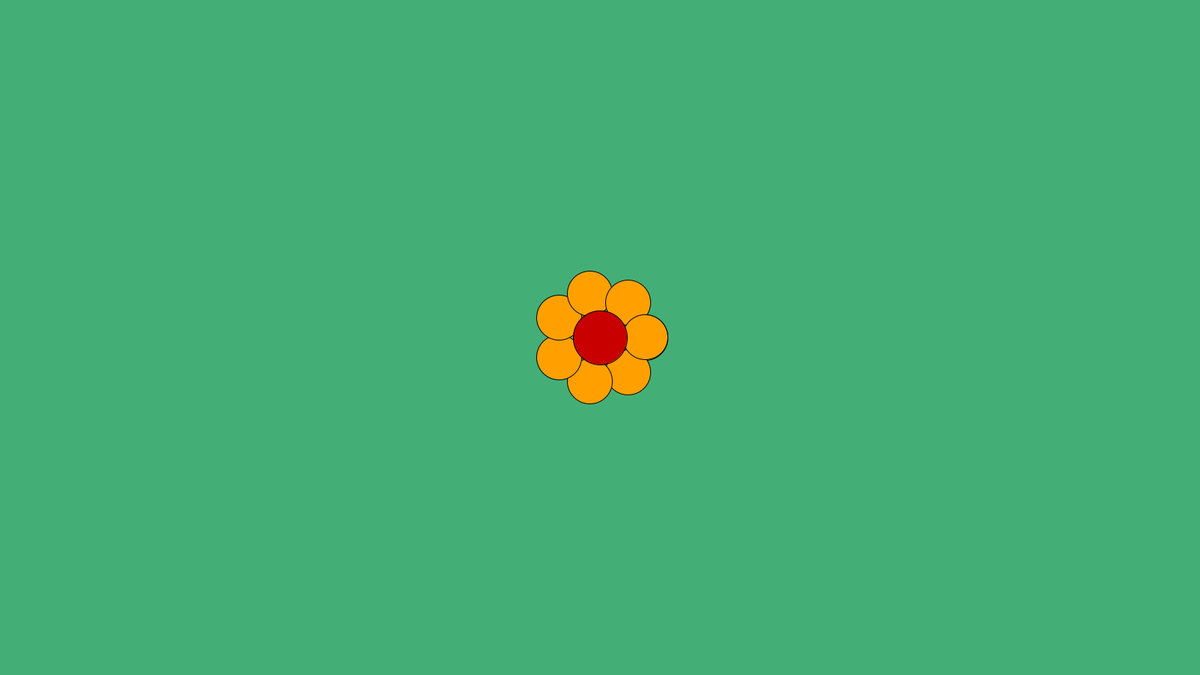
Frame 1 (no input)
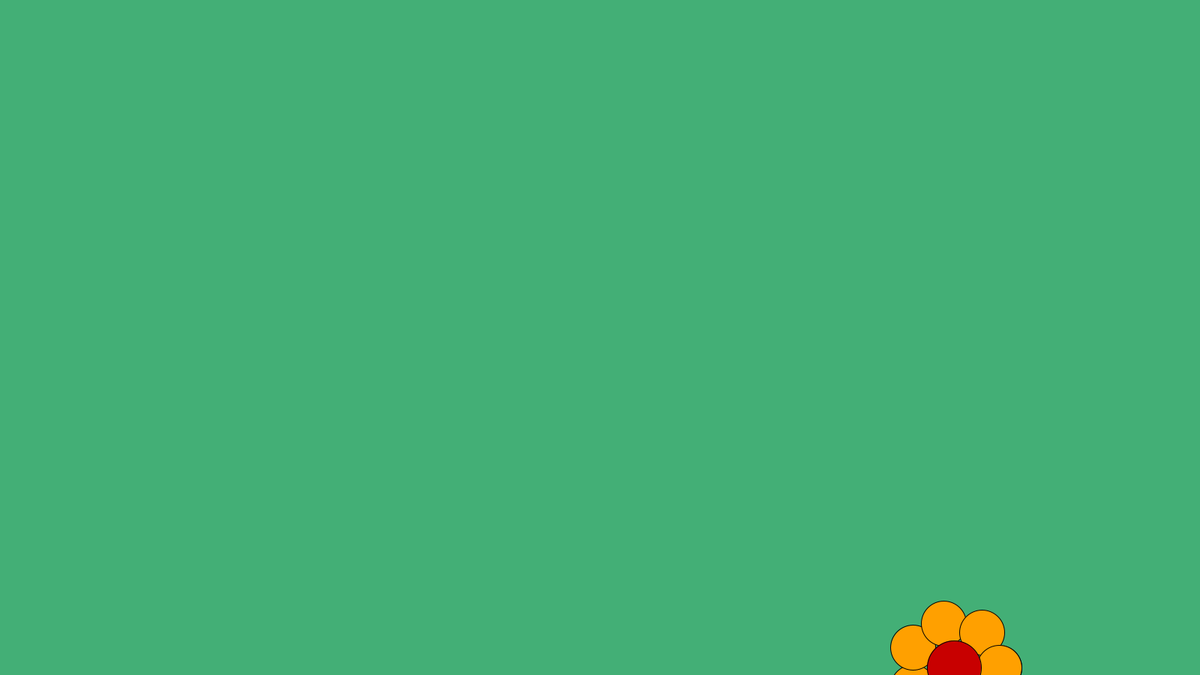
Frame 60 (the mouse pressed at the canvas centre just before this capture)
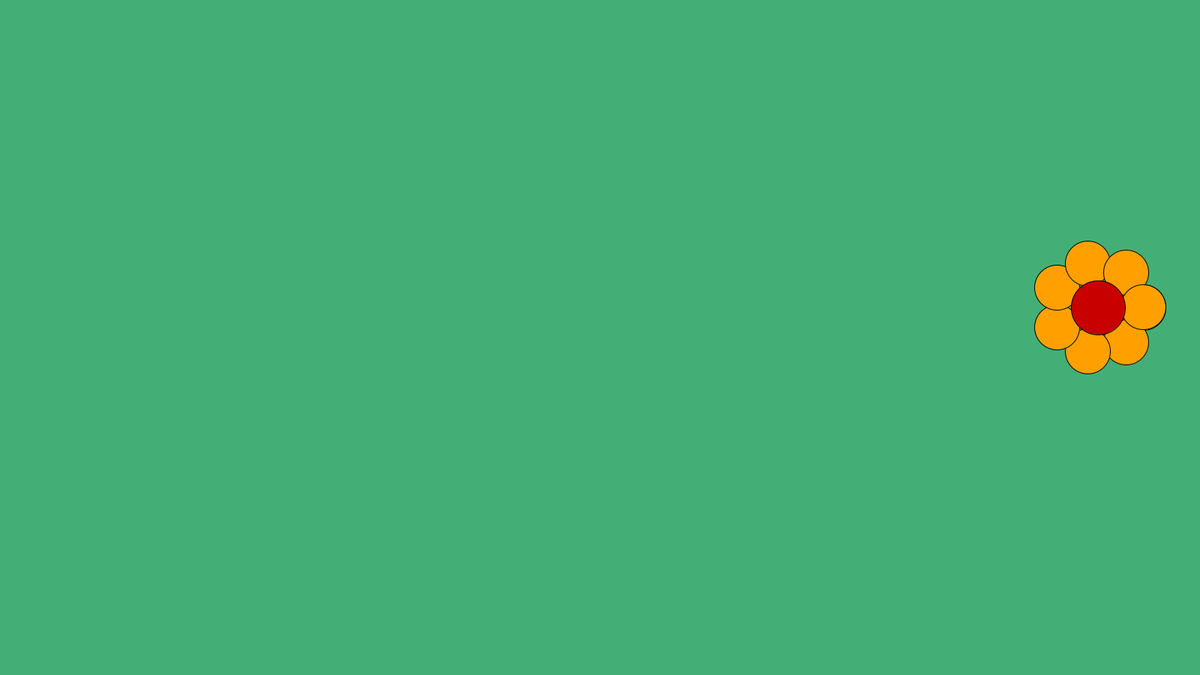
Frame 120 (the mouse held since frame 60 and released just before this capture)

The Processing sketch that drew these frames (run headless with seeded random() and noise(); from frame 60 on, the mouse is pressed at the canvas centre):

// Processing sketch: Flower_making_with_object
// ── Flower_making_with_object.pde
Flower myFlower1;
Flower myFlower2;
Flower myFlower3;

void setup() {
  size(1600,900);
  
  
  int _r1 = 60;
  int _petals = 7;
  float _x = width/2;
  float _y = height/2;
  int _pc = #FFA000;
  int _mspeed = 8;
  
  myFlower1 = new Flower(_r1, _petals, _x, _y, _pc, _mspeed);
  myFlower2 = new Flower(_r1, _petals, _x, _y, _pc, _mspeed);
  myFlower3 = new Flower(_r1, _petals, _x, _y, _pc, _mspeed);
  


}


void draw(){

  background(#43AF76);
  

  myFlower1.display();
  myFlower1.move();
  myFlower1.bounce();
  
}





 

// ── FlowerClass.pde
class Flower {
  
  //Variables
  

float r;            // radius of the flower petal
int n_petals;       // numbers of petals
float x;            // x-pos of the center of the flower
float y;            // y-pos of the center of the flower
int petalColor;     // hexadecimal number of the color of petals
int xspeed, yspeed; // movement speed for the flower


Flower(float temp_r, int temp_n_petals, float temp_x, float temp_y, int temp_petalColor, int temp_speed) {
  
  r= temp_r;
  n_petals= temp_n_petals;
  x= temp_x;
  y= temp_y;
  petalColor= temp_petalColor;
  xspeed=temp_speed;
  yspeed=temp_speed;
  
  
}

void display () {

  float ballX;
  float ballY;
  
fill(petalColor);
  for (float i=0; i<PI*2; i+=2*PI/n_petals) {
  ballX= x + r*cos(i);
  ballY= y + r*sin(i);
  ellipse(ballX,ballY,r,r); 
  }
  fill(200,0,0);
  ellipse(x,y,r*1.2,r*1.2);  
}

void move (){

  x+=xspeed;
  y+=yspeed;
  
}

void bounce (){
 
  
  if(x>width || x<0){
    xspeed*=-1;
  }
  if(y>height || y<0){
    yspeed*=-1;
  }
  
  
}


}
